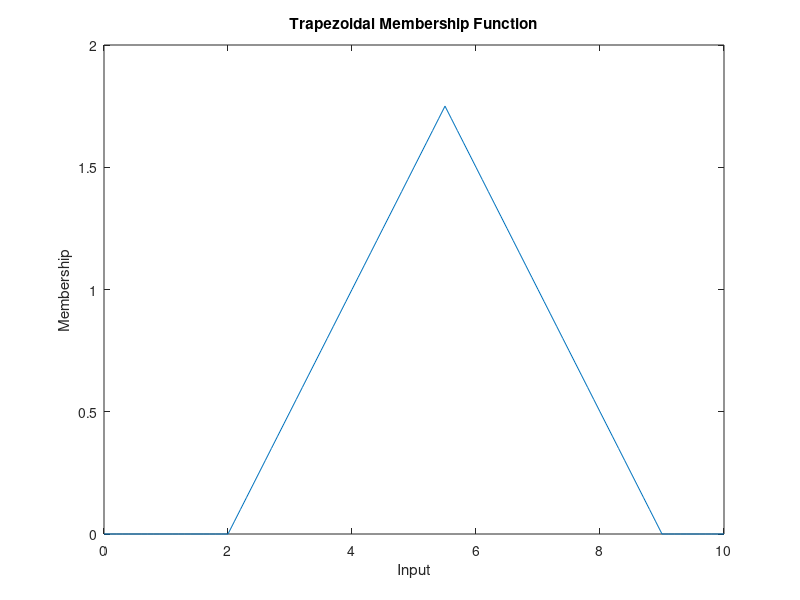

This figure's MATLAB source:
% Define the range of input values
x = 0:0.1:10;

% Define the parameters for the trapezoidal membership function
a = 2;  % Lower bound
b = 4;  % Lower peak
c = 7;  % Upper peak
d = 9;  % Upper bound

% Create the trapezoidal membership function manually
mf = max(0, min((x-a)/(b-a),  (d-x)/(d-c)));

% Visualize the membership function
plot(x, mf);
xlabel('Input');
ylabel('Membership');
title('Trapezoidal Membership Function');
